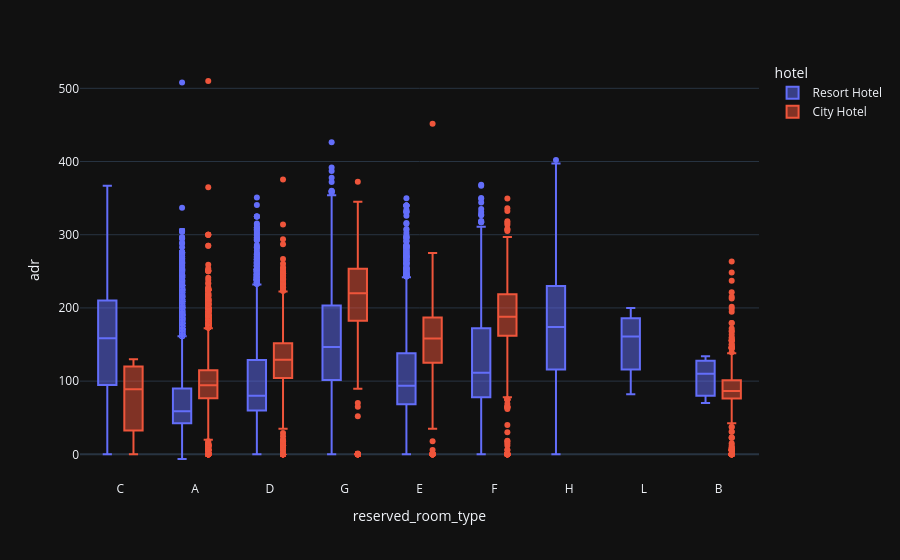

The cell this chart's notebook holds for it:
### Markdown cell above
<p style = "font-size : 20px; color : #810000 ; font-family : 'Comic Sans MS'; "><strong>Both hotels have different room types and different meal arrangements.Seasonal factors are also important, So the prices varies a lot.</strong></p>

### Code cell
data = df[df['is_canceled'] == 0]

px.box(data_frame = data, x = 'reserved_room_type', y = 'adr',
       color = 'hotel', template = 'plotly_dark')

### Figure 1 — Plotly figure (JSON) as saved in the notebook; plotly's stock layout.template omitted (floating-point values rounded to 4 significant figures; data arrays with more than 128 entries replaced by an {"elided": "..."} marker saying what was removed)
{"data": [{"alignmentgroup": "True", "hovertemplate": "hotel=Resort Hotel<br>reserved_room_type=%{x}<br>adr=%{y}<extra></extra>", "legendgroup": "Resort Hotel", "marker": {"color": "#636efa"}, "name": "Resort Hotel", "notched": false, "offsetgroup": "Resort Hotel", "orientation": "v", "showlegend": true, "type": "box", "x": {"elided": "28927 str values"}, "x0": " ", "xaxis": "x", "y": {"elided": "28927 float values"}, "y0": " ", "yaxis": "y"}, {"alignmentgroup": "True", "hovertemplate": "hotel=City Hotel<br>reserved_room_type=%{x}<br>adr=%{y}<extra></extra>", "legendgroup": "City Hotel", "marker": {"color": "#EF553B"}, "name": "City Hotel", "notched": false, "offsetgroup": "City Hotel", "orientation": "v", "showlegend": true, "type": "box", "x": {"elided": "46084 str values"}, "x0": " ", "xaxis": "x", "y": {"elided": "46084 float values"}, "y0": " ", "yaxis": "y"}], "layout": {"boxmode": "group", "legend": {"title": {"text": "hotel"}, "tracegroupgap": 0}, "margin": {"t": 60}, "xaxis": {"anchor": "y", "domain": [0, 1], "title": {"text": "reserved_room_type"}}, "yaxis": {"anchor": "x", "domain": [0, 1], "title": {"text": "adr"}}}}
